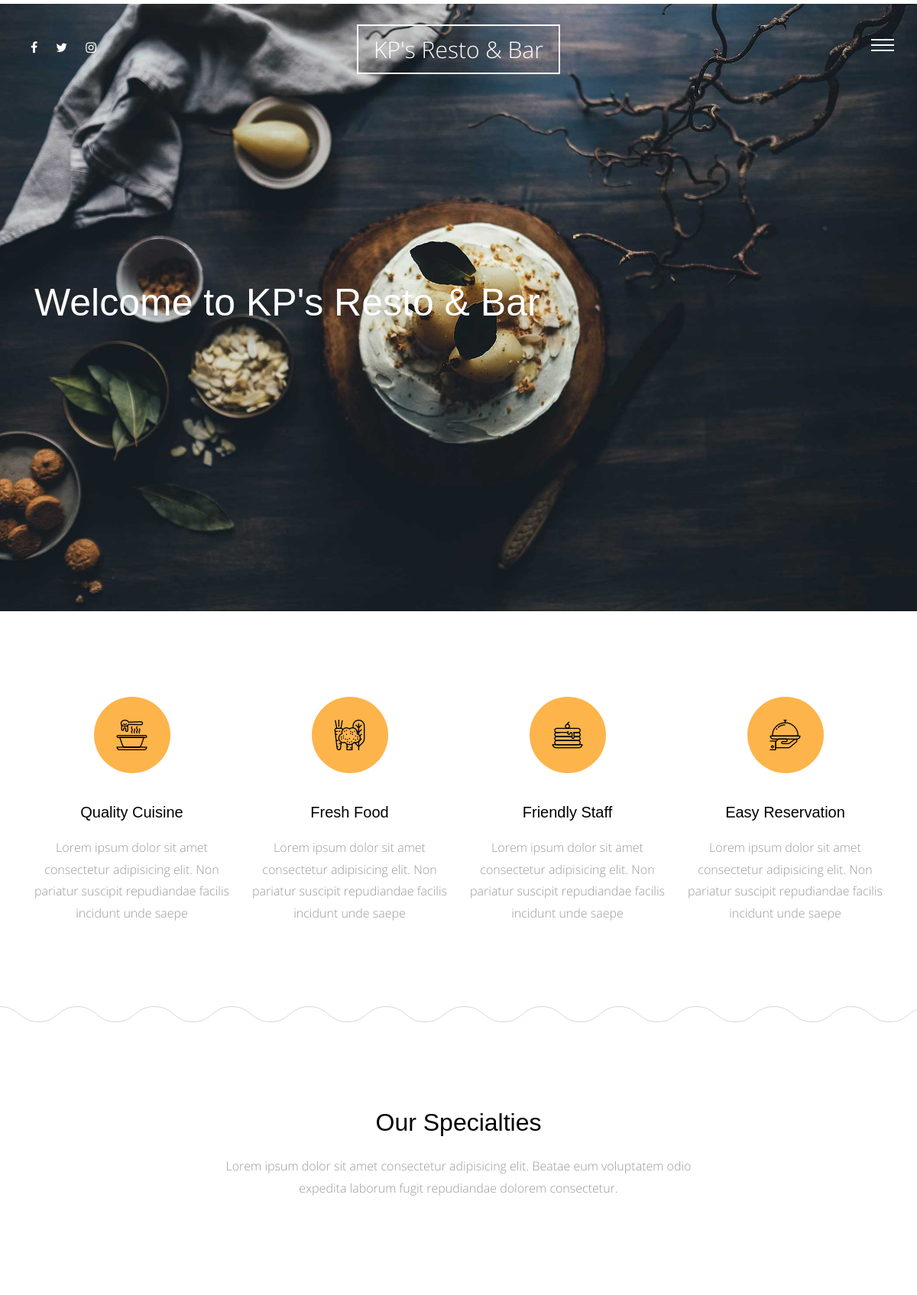
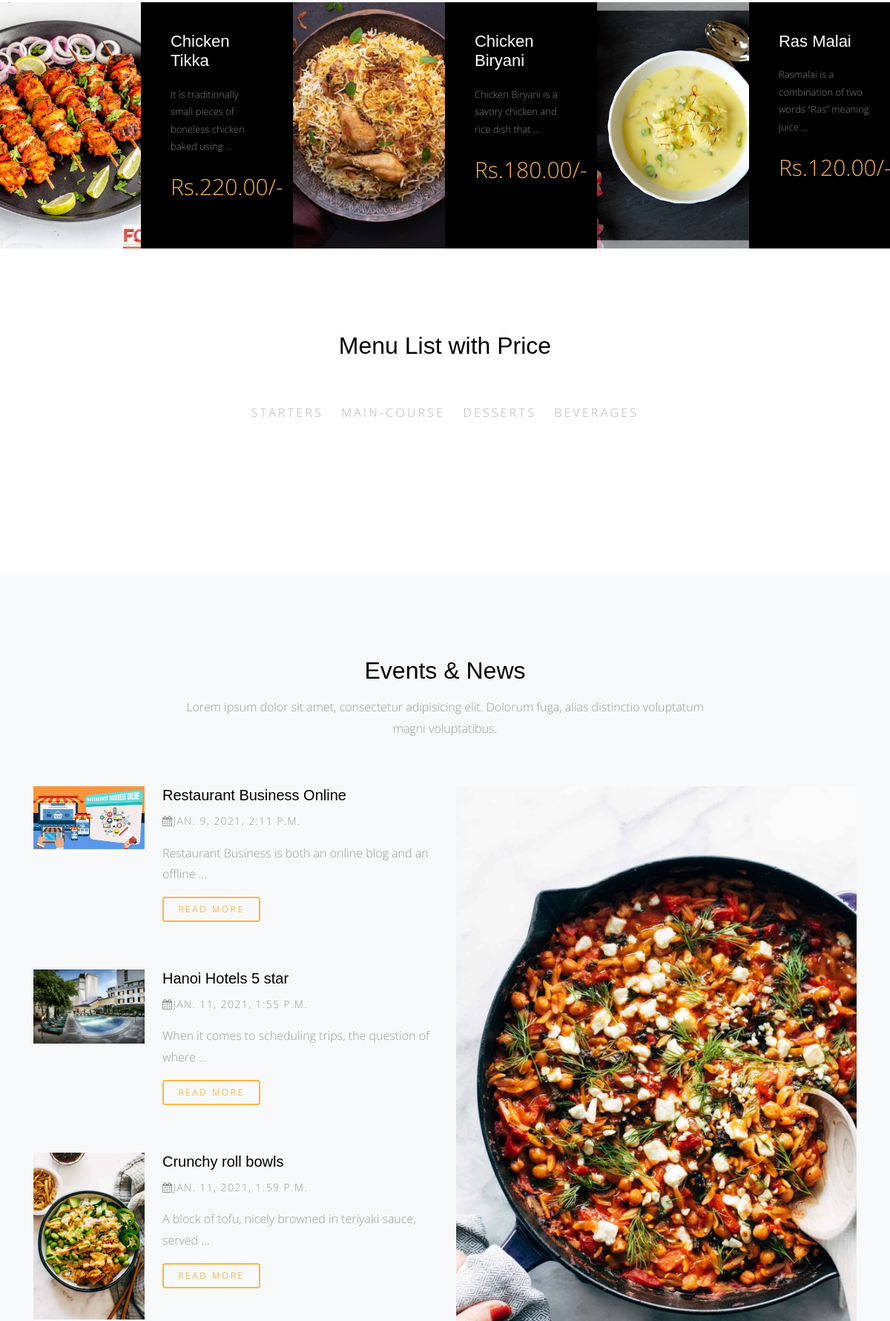
The page / (upper part) on the database its author committed (2 pictures, top to bottom).
### meals/models.py (models this page shows, shortened)
class Meals(models.Model):
    name=models.CharField(max_length=50)
    description=models.TextField(max_length=500)
    category=models.ForeignKey('category',on_delete=models.SET_NULL,null=True)
    people=models.IntegerField()
    price=models.DecimalField(max_digits=5,decimal_places=2)
    preparation_time=models.IntegerField()
    image=models.ImageField(upload_to='meals/')
    slug=models.SlugField(blank=True,null=True)
    class Meta:
        verbose_name='meal'
        verbose_name_plural='meals'

class Category(models.Model):
    name=models.CharField(max_length=30)
    class Meta:
        verbose_name='Category'
        verbose_name_plural='Categories'
    def __str__(self):
        return self.name

### blog/models.py (models this page shows, shortened)
class Post(models.Model):
    title=models.CharField(max_length=50)
    content=models.TextField()
    author=models.ForeignKey(User , on_delete=models.CASCADE)
    image=models.ImageField(upload_to='blog/',blank=True,null=True)
    tags=TaggableManager(blank=True)
    category=models.ForeignKey('Category' ,null=True, on_delete=models.SET_NULL)
    created=models.DateTimeField(default=timezone.now)

### home/views.py (the view)
# urls.py: path('',views.home,name='home'),
def home(request):
    meals = Meals.objects.filter(id__in=[1,2,3])
    meal_list = Meals.objects.all()
    categories = Category.objects.all()
    posts = Post.objects.all()
    latest_post = Post.objects.last()
    why_choose_us = Why_Choose_Us.objects.all()
    context = {
        'meals':meals,
        'meal_list':meal_list,
        'categories':categories,
        'posts':posts,
        'latest_post':latest_post,
        'why_choose_us':why_choose_us,
    }
    return render(request,'home/index.html',context)

### home/templates/home/index.html (shortened to what this page needs)
{% extends 'base.html' %}
{% load static %}
{% block body %}
<div class="main-wrap">
        <div class="cover_1">
          <div class="img_bg" style="background-image:url({% static 'site_static/img/slider-1.jpg' %})" data-stellar-background-ratio="0.5">
            <div class="container">
              <div class="row align-items-center">
                <div class="col-md-12" data-aos="fade-up">
                  <h2 class="heading">Welcome to KP's Resto & Bar</h2>
                </div>
              </div>
            </div>
          </div>
        </div>
        <div class="section services-section">
          <div class="container">
            <div class="row">
              <div class="col-md-6 col-lg-3" data-aos="fade-up">
                <div class="media feature-icon d-block text-center">
                  <div class="icon">
                    <span class="flaticon-soup"></span>
                  </div>
                  <div class="media-body">
                    <h3>Quality Cuisine</h3>
                    <p>Lorem ipsum dolor sit amet consectetur adipisicing elit. Non pariatur suscipit repudiandae facilis incidunt unde saepe</p>
                  </div>
                </div>
              </div>
              <div class="col-md-6 col-lg-3" data-aos="fade-up" data-aos-delay="100">
                <div class="media feature-icon d-block text-center">
                  <div class="icon">
                    <span class="flaticon-vegetables"></span>
                  </div>
                  <div class="media-body">
                    <h3>Fresh Food</h3>
                    <p>Lorem ipsum dolor sit amet consectetur adipisicing elit. Non pariatur suscipit repudiandae facilis incidunt unde saepe</p>
                  </div>
                </div>
              </div>
              <div class="col-md-6 col-lg-3" data-aos="fade-up" data-aos-delay="300">
                <div class="media feature-icon d-block text-center">
                  <div class="icon">
                    <span class="flaticon-pancake"></span>
                  </div>
                  <div class="media-body">
                    <h3>Friendly Staff</h3>
                    <p>Lorem ipsum dolor sit amet consectetur adipisicing elit. Non pariatur suscipit repudiandae facilis incidunt unde saepe</p>
                  </div>
                </div>
              </div>
              <div class="col-md-6 col-lg-3" data-aos="fade-up" data-aos-delay="500">
                <div class="media feature-icon d-block text-center">
                  <div class="icon">
                    <span class="flaticon-tray"></span>
                  </div>
                  <div class="media-body">
                    <h3>Easy Reservation</h3>
                    <p>Lorem ipsum dolor sit amet consectetur adipisicing elit. Non pariatur suscipit repudiandae facilis incidunt unde saepe</p>
                  </div>
                </div>
              </div>
            </div>
          </div>
        </div>
        <div class="section">
          <div class="container">
            <div class="row justify-content-center">
              <div class="col-md-7 text-center"  data-aos="fade-up">
                <h2 class="mb-4">Our Specialties</h2>
                <p class="lead">Lorem ipsum dolor sit amet consectetur adipisicing elit. Beatae eum voluptatem odio expedita laborum fugit repudiandae dolorem consectetur.</p>
              </div>
            </div>
          </div>
        </div>
        <div class="section pt-0 pb-0">
          <div class="menus d-flex bg-light">
          {% for meal in meals %}
            <div class="d-flex item">
              <div class="image" style="background-image: url({{meal.image.url}})" data-aos="fade"></div>
              <div class="text">
                <h3>{{meal.name}}</h3>
                <p>{{meal.description|safe|truncatewords:10}}</p>
                <p class="price">Rs.{{meal.price}}/-</p>
              </div>
            </div>
          {% endfor %}
        </div>
      </div>
        <div class="section">
            <div class="container">
              <div class="row justify-content-center">
                <div class="col-md-8" data-aos="fade-up">
                  <h2 class="mb-5 text-center">Menu List with Price</h2>
                  <ul class="nav site-tab-nav" id="pills-tab" role="tablist">
                    {% for category in categories  %}
                      <li class="nav-item">
                        <a class="nav-link " id="{{category}}-tab" data-toggle="pill" href="#{{category}}" role="tab" aria-controls="{{category}}" aria-selected="true">{{category}}</a>
                      </li>
                    {% endfor %}
                  </ul>
                </div>
              </div>
            </div>
          </div>
        <div class="section bg-light">
          <div class="container">
            <div class="row justify-content-center mb-5" data-aos="fade-up">
              <div class="col-md-8  text-center">
                <h2 class="mb-3">Events &amp; News</h2>
                <p class="lead">Lorem ipsum dolor sit amet, consectetur adipisicing elit. Dolorum fuga, alias distinctio voluptatum magni voluptatibus.</p>
              </div>
            </div>
            <div class="row">
              <div class="col-lg-6">
              {% for post in posts %}
                <div class="media d-block d-lg-flex mb-5"  data-aos="fade-up" data-aos-delay="100">
                  <figure class="mr-4 horizontal">
                    <img src="{{post.image.url}}" alt="Image placeholder" class="img-fluid">
                  </figure>
                  <div class="media-body">
                    <h3><a href="{% url 'blog:post_detail' post.id %}">{{post.title}}</a></h3>
                    <p class="post-meta"><span><span class="fa fa-calendar"></span>{{post.created}}</span></p>
                    <p>{{post.content|truncatewords:10}}</p>
                    <p><a href="{% url 'blog:post_detail' post.id %}" class="btn btn-primary btn-outline-primary btn-sm">Read More</a></p>
                  </div>
                </div>
              {% endfor %}
              </div>
              <div class="col-lg-6">
                <div class="media d-block mb-5" data-aos="fade-up"  data-aos-delay="400">
                  <figure>
                    <a href="#"><img src="{{latest_post.image.url}}" alt="Image placeholder" class="img-fluid"></a>
                  </figure>
                </div>
              </div>
            </div>
          </div>
        </div>
    </div>
  {% endblock body %}

### static/site_static/css/style.css (style rules this page uses)
html { overflow-x: hidden; }
body { background: #fff; font-family: "Open Sans", cursive; font-size: 16px; line-height: 1.8; font-weight: 300; color: #999999; }
a { -webkit-transition: .3s all ease; -o-transition: .3s all ease; transition: .3s all ease; text-decoration: none; }
h1, h2, h3, h4, h5 { color: #000; font-family: "Playfair Display", Arial, sans-serif; }
h1 a, h2 a, h3 a, h4 a, h5 a { color: #000; }
.btn, .form-control { outline: none; }
.btn { font-size: 13px; text-transform: uppercase; letter-spacing: .2em; }
.btn.btn-primary { color: #fff; border-width: 2px; }
.btn.btn-sm { font-size: 12px; }
.btn.btn-outline-primary { border-width: 2px; color: #fdb44b; }
@media (min-width: 992px) { .media figure.horizontal { width: 150px; } }
.media h3 { font-size: 20px; margin-bottom: 10px; }
.media .post-meta { font-size: 14px; letter-spacing: .1em; text-transform: uppercase; }
.site-tab-nav { display: block; text-align: center; margin-bottom: 80px !important; }
.site-tab-nav li { float: none; display: inline-block; *display: inline; zoom: 1; }
.site-tab-nav li a { background: none; color: #b3b3b3; font-size: 16px; text-transform: uppercase; letter-spacing: .2em; border-bottom: 2px solid transparent; padding-left: 0; padding-right: 0; margin: 0 10px; }
.site-tab-nav, .nav-pills { text-align: center; }
.services-section { background: url("../img/curve_line.svg") repeat-x bottom left; }
.lead { font-size: 16px; }
.feature-icon .icon { text-align: center; height: 100px; width: 100px; border-radius: 50%; display: inline-block; position: relative; margin-bottom: 30px; background: #fdb44b; }
.feature-icon .icon > span { color: #000; font-size: 40px; position: absolute; top: 50%; left: 50%; -webkit-transform: translate(-50%, -50%); -ms-transform: translate(-50%, -50%); transform: translate(-50%, -50%); }
.feature-icon h3 { margin-bottom: 20px; }
.section { padding: 7em 0; }
.cover_1 { position: relative; }
.cover_1 .img_bg { background-repeat: no-repeat; background-size: cover !important; background-position: center center; }
.cover_1 .img_bg, .cover_1 .img_bg > .container > .row { min-height: 700px; height: 100vh; }
.cover_1 .heading { color: white; font-weight: 300; font-size: 30px; line-height: 1.5; }
@media (min-width: 768px) { .cover_1 .heading { font-size: 50px; line-height: 1.5; } }
.menus { display: -webkit-box; display: -ms-flexbox; display: flex; -ms-flex-wrap: wrap; flex-wrap: wrap; margin-right: -15px; margin-left: -15px; }
@media (min-width: 576px) { .menus .item { -webkit-box-flex: 0; -ms-flex: 0 0 100%; flex: 0 0 100%; max-width: 100%; } }
@media (min-width: 768px) { .menus .item { -webkit-box-flex: 0; -ms-flex: 0 0 50%; flex: 0 0 50%; max-width: 50%; } }
@media (min-width: 992px) { .menus .item { -webkit-box-flex: 0; -ms-flex: 0 0 50%; flex: 0 0 50%; max-width: 50%; } }
@media (min-width: 1200px) { .menus .item { -webkit-box-flex: 0; -ms-flex: 0 0 33.33333%; flex: 0 0 33.33333%; max-width: 33.33333%; } }
.menus .item .image, .menus .item .text { width: 50%; }
.menus .item .image { background-size: cover; background-position: center center; }
.menus .item .text { padding: 40px; background: #000; }
.menus .item .text h3 { color: #fff; font-size: 22px; margin-bottom: 20px; }
.menus .item .text p { color: #fff; font-size: 13px; opacity: .5; }
.menus .item .text .price { font-size: 30px; color: #fdb44b; opacity: 1; }

### rows shown on the page
Meals: image (picture), name "Chicken Tikka", description "It is traditionally small pieces of boneless chicken baked using …", price "220.00"
Meals: image (picture), name "Chicken Biryani", description "Chicken Biryani is a savory chicken and rice dish that …", price "180.00"
Meals: image (picture), name "Ras Malai", description "Rasmalai is a combination of two words “Ras” meaning juice …", price "120.00"
Category: name "STARTERS"
Category: name "MAIN-COURSE"
Category: name "DESSERTS"
Category: name "BEVERAGES"
Post: image (picture), title "Restaurant Business Online", created "JAN. 9, 2021, 2:11 P.M.", content "Restaurant Business is both an online blog and an offline …"
Post: image (picture), title "Hanoi Hotels 5 star", created "JAN. 11, 2021, 1:55 P.M.", content "When it comes to scheduling trips, the question of where …"
Post: image (picture), title "Crunchy roll bowls", created "JAN. 11, 2021, 1:59 P.M.", content "A block of tofu, nicely browned in teriyaki sauce, served …"
Post: image (picture)
